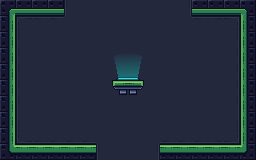

Below is a game level as drawn by its tile map, then a one-line description and the .tmx file that defines it, in full:
An orthogonal 16x10 tile map with 16x16 px tiles, 5 tile layers (Background, Ground, Platforms, Spikes, ...) and 35 objects (3x Arrow, Spawn, Exit).

<map version="1.10" tiledversion="1.12.2" orientation="orthogonal" renderorder="right-down" width="16" height="10" tilewidth="16" tileheight="16" infinite="0" nextlayerid="7" nextobjectid="6">
 <editorsettings>
  <export target="level4.json" format="json" />
 </editorsettings>
 <tileset firstgid="1" name="tileset" tilewidth="16" tileheight="16" tilecount="180" columns="18">
  <image source="tileset.png" width="288" height="160" />
  <tile id="15">
   <objectgroup draworder="index" id="2">
    <object id="1" x="8" y="12" width="8" height="4" />
   </objectgroup>
  </tile>
  <tile id="16">
   <objectgroup draworder="index" id="2">
    <object id="1" x="0" y="12" width="8" height="4" />
   </objectgroup>
  </tile>
  <tile id="32">
   <objectgroup draworder="index" id="2">
    <object id="1" x="0" y="6" width="16" height="10" />
   </objectgroup>
  </tile>
  <tile id="33">
   <objectgroup draworder="index" id="2">
    <object id="1" x="2" y="0" width="14" height="16" />
   </objectgroup>
  </tile>
  <tile id="34">
   <objectgroup draworder="index" id="2">
    <object id="1" x="0" y="0" width="13" height="16" />
   </objectgroup>
  </tile>
  <tile id="66">
   <objectgroup draworder="index" id="2">
    <object id="1" x="0" y="8" width="16" height="8" />
   </objectgroup>
  </tile>
  <tile id="67">
   <objectgroup draworder="index" id="2">
    <object id="1" x="0" y="10" width="16" height="6" />
   </objectgroup>
  </tile>
  <tile id="68">
   <objectgroup draworder="index" id="2">
    <object id="1" x="0" y="10" width="16" height="6" />
   </objectgroup>
  </tile>
  <tile id="69">
   <objectgroup draworder="index" id="2">
    <object id="1" x="0" y="8" width="16" height="8" />
   </objectgroup>
  </tile>
  <tile id="70">
   <objectgroup draworder="index" id="2">
    <object id="1" x="0" y="10" width="16" height="6" />
   </objectgroup>
  </tile>
  <tile id="71">
   <objectgroup draworder="index" id="2">
    <object id="1" x="0" y="10" width="16" height="6" />
   </objectgroup>
  </tile>
  <tile id="75">
   <objectgroup draworder="index" id="2">
    <object id="1" x="5" y="5" width="11" height="11" />
   </objectgroup>
  </tile>
  <tile id="76">
   <objectgroup draworder="index" id="2">
    <object id="1" x="0" y="5" width="16" height="6" />
   </objectgroup>
  </tile>
  <tile id="77">
   <objectgroup draworder="index" id="2">
    <object id="1" x="0" y="5" width="11" height="11" />
   </objectgroup>
  </tile>
  <tile id="93">
   <objectgroup draworder="index" id="2">
    <object id="1" x="5" y="0" width="6" height="16" />
   </objectgroup>
  </tile>
  <tile id="95">
   <objectgroup draworder="index" id="2">
    <object id="1" x="5" y="0" width="6" height="16" />
   </objectgroup>
  </tile>
  <tile id="102">
   <objectgroup draworder="index" id="2">
    <object id="1" x="2" y="0" width="13" height="4" />
   </objectgroup>
  </tile>
  <tile id="111">
   <objectgroup draworder="index" id="2">
    <object id="1" x="5" y="0" width="11" height="11" />
   </objectgroup>
  </tile>
  <tile id="112">
   <objectgroup draworder="index" id="2">
    <object id="1" x="0" y="5" width="16" height="6" />
   </objectgroup>
  </tile>
  <tile id="113">
   <objectgroup draworder="index" id="2">
    <object id="1" x="0" y="0" width="11" height="11" />
   </objectgroup>
  </tile>
  <tile id="126">
   <objectgroup draworder="index" id="2">
    <object id="1" x="0" y="0" width="16" height="13" />
   </objectgroup>
  </tile>
  <tile id="127">
   <objectgroup draworder="index" id="2">
    <object id="1" x="0" y="0" width="16" height="13" />
   </objectgroup>
  </tile>
  <tile id="128">
   <objectgroup draworder="index" id="2">
    <object id="1" x="0" y="0" width="10" height="11" />
   </objectgroup>
  </tile>
  <tile id="129">
   <objectgroup draworder="index" id="2">
    <object id="1" x="6" y="0" width="10" height="11" />
   </objectgroup>
  </tile>
  <tile id="130">
   <objectgroup draworder="index" id="2">
    <object id="1" x="0" y="0" width="16" height="13" />
   </objectgroup>
  </tile>
  <tile id="131">
   <objectgroup draworder="index" id="2">
    <object id="1" x="0" y="0" width="16" height="13" />
   </objectgroup>
  </tile>
  <tile id="138">
   <objectgroup draworder="index" id="2">
    <object id="1" x="2" y="12" width="13" height="4" />
   </objectgroup>
  </tile>
  <tile id="162">
   <objectgroup draworder="index" id="2">
    <object id="1" x="0" y="0" width="16" height="10" />
   </objectgroup>
  </tile>
  <tile id="163">
   <objectgroup draworder="index" id="2">
    <object id="1" x="0" y="0" width="16" height="10" />
   </objectgroup>
  </tile>
  <tile id="164">
   <objectgroup draworder="index" id="2">
    <object id="1" x="0" y="0" width="16" height="10" />
   </objectgroup>
  </tile>
 </tileset>
 <layer id="1" name="Background" width="16" height="10">
  <data encoding="csv">
0,0,0,0,91,92,92,92,92,92,92,2147483739,0,0,0,0,
0,73,74,74,92,92,92,92,92,92,92,92,74,2147483722,2147483721,0,
0,91,92,92,92,92,92,92,92,92,92,92,92,2147483740,2147483739,0,
0,91,92,92,92,92,92,92,92,92,92,92,92,92,2147483739,0,
0,91,92,92,92,92,92,92,92,92,92,92,92,92,2147483739,0,
0,91,92,92,92,92,92,92,92,92,92,92,92,92,2147483739,0,
0,91,92,92,92,92,92,92,92,92,92,92,92,92,2147483739,0,
0,1073741915,1073741916,92,92,92,92,92,92,92,92,92,92,3221225564,3221225563,0,
0,1073741897,1073741898,1073741898,1073741898,1073741898,92,92,92,92,1073741898,1073741898,1073741898,3221225546,3221225545,0,
0,0,0,0,0,0,91,92,92,2147483739,0,0,0,0,0,0
</data>
 </layer>
 <layer id="2" name="Ground" width="16" height="10">
  <data encoding="csv">
19,20,20,20,0,0,0,0,0,0,0,0,20,20,20,21,
37,0,0,0,0,0,0,0,0,0,0,0,0,0,0,39,
37,0,0,0,0,0,0,0,0,0,0,0,0,0,0,39,
37,0,0,0,0,0,0,0,0,0,0,0,0,0,0,39,
37,0,0,0,0,0,0,0,0,0,0,0,0,0,0,39,
37,0,0,0,0,0,0,163,165,0,0,0,0,0,0,39,
37,0,0,0,0,0,0,0,0,0,0,0,0,0,0,39,
37,0,0,0,0,0,0,0,0,0,0,0,0,0,0,39,
37,0,0,0,0,0,0,0,0,0,0,0,0,0,0,39,
55,56,56,56,56,56,0,0,0,0,56,56,56,56,56,57
</data>
 </layer>
 <layer id="6" name="Platforms" width="16" height="10">
  <data encoding="csv">
0,0,0,0,0,0,0,0,0,0,0,0,0,0,0,0,
0,0,0,0,0,0,0,0,0,0,0,0,0,0,0,0,
0,0,0,0,0,0,0,0,0,0,0,0,0,0,0,0,
0,0,0,0,0,0,0,0,0,0,0,0,0,0,0,0,
0,0,0,0,0,0,0,0,0,0,0,0,0,0,0,0,
0,0,0,0,0,0,0,0,0,0,0,0,0,0,0,0,
0,0,0,0,0,0,0,0,0,0,0,0,0,0,0,0,
0,0,0,0,0,0,0,0,0,0,0,0,0,0,0,0,
0,0,0,0,0,0,0,0,0,0,0,0,0,0,0,0,
0,0,0,0,0,0,0,0,0,0,0,0,0,0,0,0
</data>
 </layer>
 <layer id="5" name="Spikes" width="16" height="10">
  <data encoding="csv">
0,0,0,0,0,0,0,0,0,0,0,0,0,0,0,0,
0,0,0,0,0,0,0,0,0,0,0,0,0,0,0,0,
0,0,0,0,0,0,0,0,0,0,0,0,0,0,0,0,
0,0,0,0,0,0,0,0,0,0,0,0,0,0,0,0,
0,0,0,0,0,0,0,0,0,0,0,0,0,0,0,0,
0,0,0,0,0,0,0,0,0,0,0,0,0,0,0,0,
0,0,0,0,0,0,0,0,0,0,0,0,0,0,0,0,
0,0,0,0,0,0,0,0,0,0,0,0,0,0,0,0,
0,0,0,0,0,0,0,0,0,0,0,0,0,0,0,0,
0,0,0,0,0,0,0,0,0,0,0,0,0,0,0,0
</data>
 </layer>
 <layer id="4" name="Foreground" width="16" height="10">
  <data encoding="csv">
0,0,0,0,0,0,0,0,0,0,0,0,0,0,0,0,
0,0,0,0,0,0,0,0,0,0,0,0,0,0,0,0,
0,0,0,0,0,0,0,0,0,0,0,0,0,0,0,0,
0,0,0,0,0,0,0,3221225522,3221225521,0,0,0,0,0,0,0,
0,0,0,0,0,0,0,3221225504,3221225503,0,0,0,0,0,0,0,
0,0,0,0,0,0,0,0,0,0,0,0,0,0,0,0,
0,0,0,0,0,0,0,0,0,0,0,0,0,0,0,0,
0,0,0,0,0,0,0,0,0,0,0,0,0,0,0,0,
0,0,0,0,0,0,0,0,0,0,0,0,0,0,0,0,
0,0,0,0,0,0,0,0,0,0,0,0,0,0,0,0
</data>
 </layer>
 <objectgroup id="3" name="Objects">
  <object id="1" name="Spawn" x="208" y="136">
   <point />
  </object>
  <object id="3" name="Up" type="Arrow" x="56" y="136" rotation="-180">
   <point />
  </object>
  <object id="2" name="Exit" x="128" y="72">
   <point />
  </object>
  <object id="4" name="Right" type="Arrow" x="32" y="32" rotation="-90">
   <point />
  </object>
  <object id="5" name="Left" type="Arrow" x="224" y="72" rotation="90">
   <point />
  </object>
 </objectgroup>
</map>
